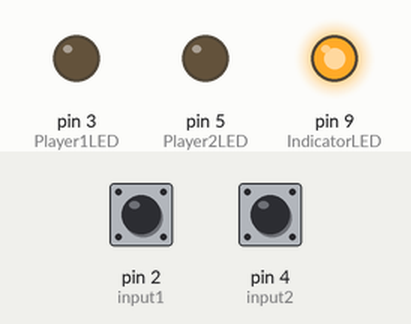
This sketch was run on a simulated Arduino Uno, built with avr-gcc and run on an emulated ATmega328P. Parts: output pins drawn as LEDs (lit = HIGH). The inputs (shaded band) are chosen by the test bench; at power-on: pin 2 (input1) HIGH, pin 4 (input2) HIGH. Random numbers use the default seed unless the sketch sets one.

Above: at 4.8 s.
4.9 s: pin 2 (input1) pulled LOW for 0.15 s
At 6.4 s:
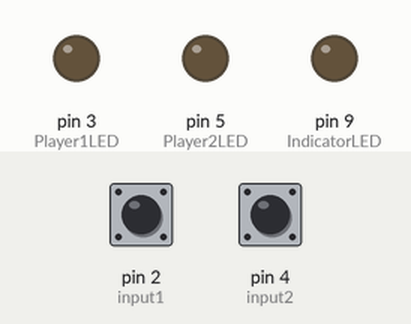
7.9 s: pin 4 (input2) pulled LOW for 3.2 s
At 8.6 s:
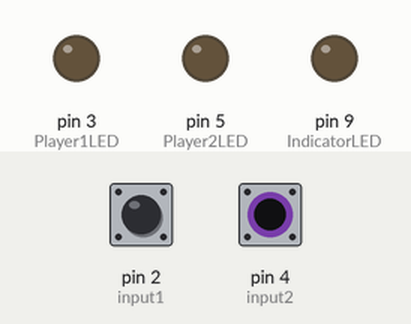
12.6 s: pin 4 (input2) pulled LOW for 1 s
At 14.1 s:
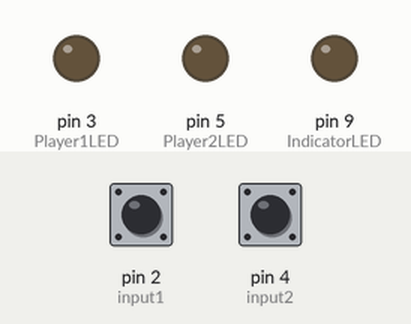
15.6 s: pin 2 (input1) pulled LOW for 3.2 s
Timing chart, 0 to 20.9 s (numbered marks = the images above; inputs shaded):
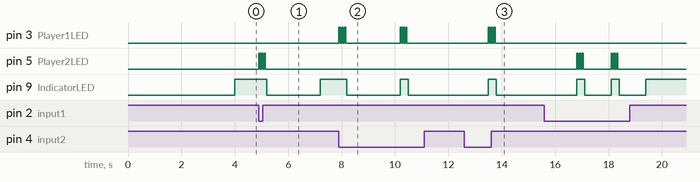

The sketch:

SpeedGame.ino
```cpp
// Variables and constants
const int input1       = 2;
const int input2       = 4;
const int Player1LED   = 3; // Player1's LED
const int Player2LED   = 5; // Player2's LED
const int IndicatorLED = 9; // Game's Indicator LED
boolean GameONSwitch   = false;

int p1Input, p2Input;

void setup() {
  pinMode(Player1LED,   OUTPUT      );    // declare LED as output
  pinMode(Player2LED,   OUTPUT      );    // declare LED as output
  pinMode(IndicatorLED, OUTPUT      );    // declare LED as output
  pinMode(input1,       INPUT_PULLUP);    // declare as PULLUP input
  pinMode(input2,       INPUT_PULLUP);    // declare as PULLUP input
}

void blink_3_times( int ledPin ) {
/* This function repeats 3 cycles of HIGH/LOW
   outputs to the provided digital output pin
*/
    for ( int i = 0; i <= 2; i++ ) {
        digitalWrite( ledPin, HIGH );
        delay( 50 );
        digitalWrite( ledPin, LOW );
        delay( 50 );
    }
}

void loop() {
    if ( GameONSwitch ) {
        p1Input = digitalRead( input1 );
        p2Input = digitalRead( input2 );

        // If one of the players pressed the key,
        // Turn the game switch off to restart the game
        // On the next iteration of the loop function

        if ( ( p2Input == LOW ) || ( p1Input == LOW ) ) {
            // Game Over
            GameONSwitch = false;
        }

        if ( p2Input == LOW ) {
            blink_3_times( Player1LED );
        } else if ( p1Input == LOW ) {
            blink_3_times( Player2LED );
        }

    } else {
        // If the game is over, turn off the game indicator LED
        digitalWrite( IndicatorLED, LOW );

        // Delay between 1-5 seconds
        delay( random( 1, 5 ) * 1000 );

        // Turn game start LED and gameswitch flag on
        digitalWrite( IndicatorLED, HIGH );
        GameONSwitch = true;
    }
}
```

Measured:
- after the input at 4.9 s, pin 5 (Player2LED): alternates HIGH for 0.05 s and LOW for 0.05 s, 6 changes in all, then stays LOW, starting at once; pin 9 (IndicatorLED): HIGH → LOW after 0.30 s, → HIGH 2.0 s later
- after the input at 7.9 s, pin 9 (IndicatorLED): HIGH → LOW after 0.30 s, → HIGH 2.0 s later, → LOW 0.30 s later
- after the input at 12.6 s, pin 3 (Player1LED): alternates HIGH for 0.05 s and LOW for 0.05 s, 6 changes in all, then stays LOW, starting after 0.90 s
